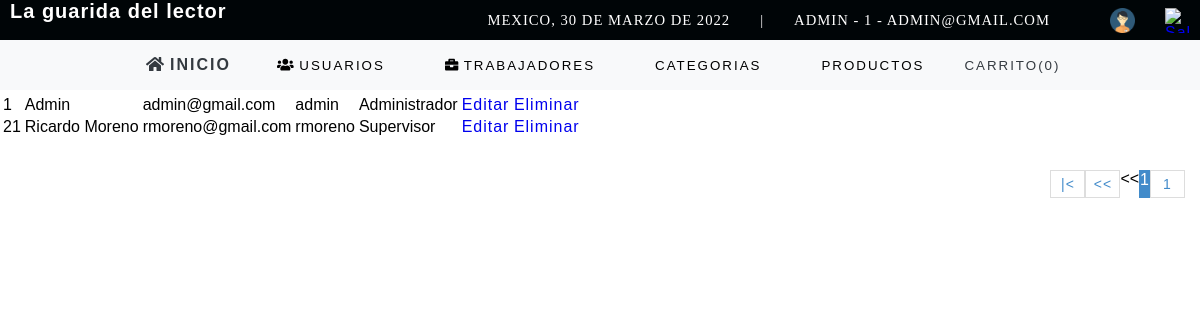
The page /sistema/busqUsr.php?busqueda=1 (signed in) on the database its author committed.
### tables this page shows
CREATE TABLE `usuario` (
  `idusuario` int(11) NOT NULL,
  `nombre` varchar(50) DEFAULT NULL,
  `correo` varchar(100) DEFAULT NULL,
  `usuario` varchar(15) DEFAULT NULL,
  `clave` varchar(100) DEFAULT NULL,
  `rol` int(11) DEFAULT NULL,
  `estatus` int(11) NOT NULL DEFAULT 1
);

CREATE TABLE `rol` (
  `idrol` int(11) NOT NULL,
  `rol` varchar(20) DEFAULT NULL
);

### sistema/busqUsr.php (the view, shortened to what this page needs)
<?php
	include "../conexion.php";
?>
<!DOCTYPE html>
<html>
<head>
	<?php include "includes/scripts.php"; ?>
</head>
<body>
	<?php include "includes/header.php"; ?>
	<section id="container">
		<?php
			$busq = strtolower($_REQUEST['busqueda']);
		?>
		<h1>Usuarios registrados</h1>
		<a href="regi_usr.php" class="btn_new">Crear usuario</a>
		<form action="busqUsr.php" method="get" class="form_search">
		</form>
		<table>
			<tr>
				<th>ID</th>
				<th>Nombre</th>
				<th>Correo</th>
				<th>Usuario</th>
				<th>Rol</th>
				<th>Acciones</th>
			</tr>
			<?php
			$rol = '';
			$sql_regis = mysqli_query($conection, "SELECT COUNT(*) as total_registro FROM usuario WHERE (idusuario LIKE '%$busq%' or nombre
			                                                   LIKE '%$busq%' or correo LIKE '%$busq%' or usuario LIKE '%$busq%' $rol ) AND estatus = 1 ");
			$res_regs = mysqli_fetch_array($sql_regis);
			$total_red = $res_regs['total_registro'];
			$x_pag = 5;
			if (empty($_GET['pag'])) {
				$pag = 1;
			} else {
				$pag = $_GET['pag'];
			}
			$desde = ($pag - 1) * $x_pag;
			$total_pag = ceil($total_red / $x_pag);
			$query = mysqli_query($conection, "SELECT u.idusuario, u.nombre, u.correo, u.usuario, r.rol
				                       FROM usuario u INNER JOIN rol r ON u.rol = r.idrol WHERE (u.idusuario LIKE '%$busq%' or u.nombre
			                            LIKE '%$busq%' or u.correo LIKE '%$busq%' or u.usuario LIKE '%$busq%' or r.rol LIKE '%$busq%'  ) AND estatus = 1
										ORDER BY u.idusuario ASC LIMIT $desde,$x_pag");
			$result = mysqli_num_rows($query);
			if ($result > 0) {
				while ($data = mysqli_fetch_array($query)) {
					?>
					<tr>
						<td><?php echo $data['idusuario'] ?></td>
						<td><?php echo $data['nombre'] ?></td>
						<td><?php echo $data['correo'] ?></td>
						<td><?php echo $data['usuario'] ?></td>
						<td><?php echo $data['rol'] ?></td>
						<td>
							<a class="link_edit" href="editarusr.php?id=<?php echo $data['idusuario']; ?>">Editar</a>
							<?php if ($data["idusuario"] != 2) { ?>
								<a class="link_delete" href="elimusr.php?id=<?php echo $data['idusuario']; ?>">Eliminar</a>
							<?php } ?>
						</td>
					</tr>
				<?php
			}
		}
		?>
		</table>
		<?php
			if($total_red != 0)
			{
		?>
		<div class="paginador">
			<ul>
				<?php
				if ($pag != 2) {
					?>
					<li><a href="?pag = <?php echo 1; ?> &busq=<?php echo $busq; ?>">|<</a> </li>
					<li><a href="?pag = <?php echo $pag - 1; ?> &busq=<?php echo $busq; ?>"><<</a></li>
									<<</a> </li> <?php
											}
											for ($i = 1; $i <= $total_pag; $i++) {
												if ($i == $pag) {
													echo '<li class = "pageSelected" >'.$i.'</li>';
												}
												echo '<li><a href="?pag='.$i.'&busq='.$busq.'">'.$i.'</a></li>';
											}
												?>
			</ul>
		</div>
<?php } ?>
	</section>
</body>
</html>

### sistema/css/config.css (style rules this page uses)
* { box-sizing: border-box; font-family: Verdana, Tahoma, sans-serif; }
html, body { margin: 0; }
:root { --color-primary: #007bff; --color-secundary: #6c757d; --color-success: #28a745; --color-info: #17a2b8; --color-warning: #ffc107; --color-danger: #dc3545; --color-light: #f8f9fa; --color-dark: #343a40; --color-primary-clear: #007bffb9; --color-secundary-clear: #6c757da4; --color-success-clear: #28a74694; --color-info-clear: #17a3b8a8; --color-warning-clear: #ffc1079a; --color-danger-clear: #dc3546c7; --color-primary-darked: #AC4E17; --color-secundary-darked: #1E2413; --color-success-darked: #0e4e30; --color-info-darked: #11626e; --color-warning-darked: #af8300; --color-danger-darked: #85212b; --color-light-darked: #c1c2c4; --color-dark-darked: #1b1f22; --border-color: #b4b4b4; --container-padding: 1em ; }

### sistema/css/text.css (style rules this page uses)
h1, h2, h3, h4, h5, h6 { margin-top: 0; }
h1, h2, h3, h4, h5, h6, .h1, .h2, .h3, .h4, .h5, .h6 { font-family: 'arial'; font-weight: bold; letter-spacing: 1px; }
h1, .h1 { font-size: 26px; }
a { text-decoration: none; font-family: arial; letter-spacing: 1px; }

### sistema/css/paginador.css (style rules this page uses)
.paginador ul { padding: 15px; list-style: none; background: #FFF; display: -webkit-flex; display: -moz-flex; display: -ms-flex; display: -o-flex; display: flex; justify-content: flex-end; }
.paginador a { color: #428bca; border: 1px solid #ddd; padding: 5px; display: inline-block; font-size: 14px; text-align: center; width: 35px; }
.pageSelected { color: #FFF; background: #428bca; border: 1px solid #428bca; }

### sistema/css/search.css (style rules this page uses)
.form_search { display: -webkit-flex; display: -moz-flex; display: -ms-flex; display: -o-flex; display: flex; float: right; background: initial; padding: 10px; border-radius: 10px; }

### rows shown on the page
usuario: idusuario "1", nombre "Admin", correo "admin@gmail.com", usuario "admin", rol.rol "Administrador"
usuario: idusuario "21", nombre "Ricardo Moreno", correo "rmoreno@gmail.com", usuario "rmoreno", rol.rol "Supervisor"

### other values the page prints
fechaC() "30 DE MARZO DE 2022"
$_SESSION['user'] "ADMIN"
$_SESSION['rol'] "1"
$_SESSION['email'] "ADMIN@GMAIL.COM"
